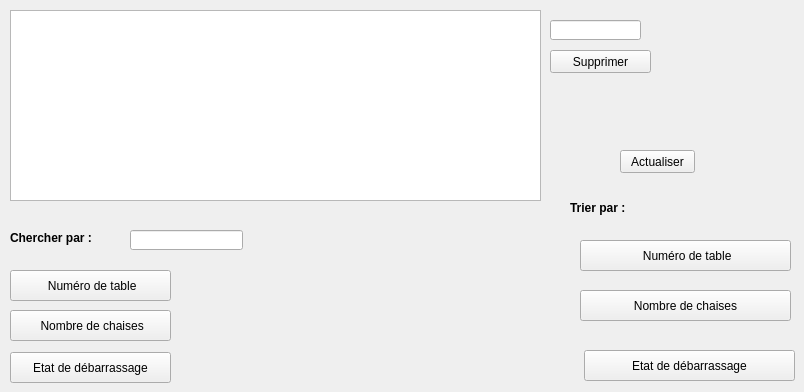
        <widget class="QWidget" name="tab_23">
         <attribute name="title">
          <string>Consulter</string>
         </attribute>
         <widget class="QTableView" name="tableView_7">
          <property name="geometry">
           <rect>
            <x>10</x>
            <y>10</y>
            <width>531</width>
            <height>191</height>
           </rect>
          </property>
         </widget>
         <widget class="QPushButton" name="pushButton_33">
          <property name="geometry">
           <rect>
            <x>550</x>
            <y>50</y>
            <width>101</width>
            <height>23</height>
           </rect>
          </property>
          <property name="text">
           <string>Supprimer</string>
          </property>
         </widget>
         <widget class="QLineEdit" name="lineEdit_32">
          <property name="geometry">
           <rect>
            <x>550</x>
            <y>20</y>
            <width>91</width>
            <height>20</height>
           </rect>
          </property>
         </widget>
         <widget class="QPushButton" name="pushButton_34">
          <property name="geometry">
           <rect>
            <x>580</x>
            <y>240</y>
            <width>211</width>
            <height>31</height>
           </rect>
          </property>
          <property name="text">
           <string> Numéro de table</string>
          </property>
         </widget>
         <widget class="QLabel" name="label_73">
          <property name="geometry">
           <rect>
            <x>570</x>
            <y>200</y>
            <width>91</width>
            <height>16</height>
           </rect>
          </property>
          <property name="font">
           <font>
            <weight>75</weight>
            <bold>true</bold>
           </font>
          </property>
          <property name="text">
           <string>Trier par :</string>
          </property>
         </widget>
         <widget class="QPushButton" name="pushButton_35">
          <property name="geometry">
           <rect>
            <x>580</x>
            <y>290</y>
            <width>211</width>
            <height>31</height>
           </rect>
          </property>
          <property name="text">
           <string>Nombre de chaises</string>
          </property>
         </widget>
         <widget class="QPushButton" name="pushButton_36">
          <property name="geometry">
           <rect>
            <x>10</x>
            <y>270</y>
            <width>161</width>
            <height>31</height>
           </rect>
          </property>
          <property name="text">
           <string> Numéro de table</string>
          </property>
         </widget>
         <widget class="QLineEdit" name="find">
          <property name="geometry">
           <rect>
            <x>130</x>
            <y>230</y>
            <width>113</width>
            <height>20</height>
           </rect>
          </property>
         </widget>
         <widget class="QPushButton" name="nombredechaises">
          <property name="geometry">
           <rect>
            <x>10</x>
            <y>310</y>
            <width>161</width>
            <height>31</height>
           </rect>
          </property>
          <property name="text">
           <string> Nombre de chaises</string>
          </property>
         </widget>
         <widget class="QLabel" name="label_80">
          <property name="geometry">
           <rect>
            <x>10</x>
            <y>230</y>
            <width>81</width>
            <height>16</height>
           </rect>
          </property>
          <property name="font">
           <font>
            <weight>75</weight>
            <bold>true</bold>
           </font>
          </property>
          <property name="text">
           <string>Chercher par :</string>
          </property>
         </widget>
         <widget class="QPushButton" name="pushButton_441">
          <property name="geometry">
           <rect>
            <x>620</x>
            <y>150</y>
            <width>75</width>
            <height>23</height>
           </rect>
          </property>
          <property name="text">
           <string>Actualiser</string>
          </property>
         </widget>
         <widget class="QPushButton" name="pushButton_DB">
          <property name="geometry">
           <rect>
            <x>10</x>
            <y>352</y>
            <width>161</width>
            <height>31</height>
           </rect>
          </property>
          <property name="text">
           <string>Etat de débarrassage</string>
          </property>
         </widget>
         <widget class="QPushButton" name="pushButton_deb1">
          <property name="geometry">
           <rect>
            <x>584</x>
            <y>350</y>
            <width>211</width>
            <height>31</height>
           </rect>
          </property>
          <property name="text">
           <string>Etat de débarrassage</string>
          </property>
         </widget>
         <zorder>pushButton_441</zorder>
         <zorder>tableView_7</zorder>
         <zorder>pushButton_33</zorder>
         <zorder>lineEdit_32</zorder>
         <zorder>pushButton_34</zorder>
         <zorder>label_73</zorder>
         <zorder>pushButton_35</zorder>
         <zorder>pushButton_36</zorder>
         <zorder>find</zorder>
         <zorder>nombredechaises</zorder>
         <zorder>label_80</zorder>
         <zorder>pushButton_DB</zorder>
         <zorder>pushButton_deb1</zorder>
        </widget>
